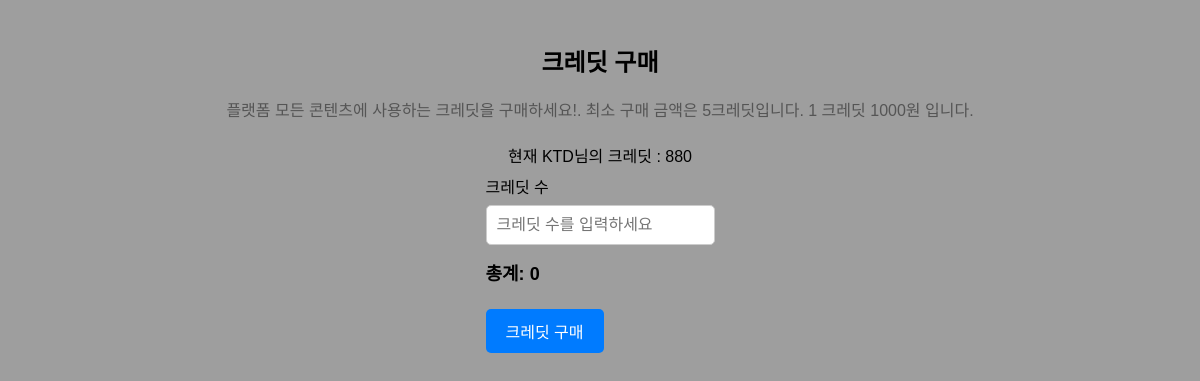
Before: /buy-credit/1 (signed in) with the older database file.
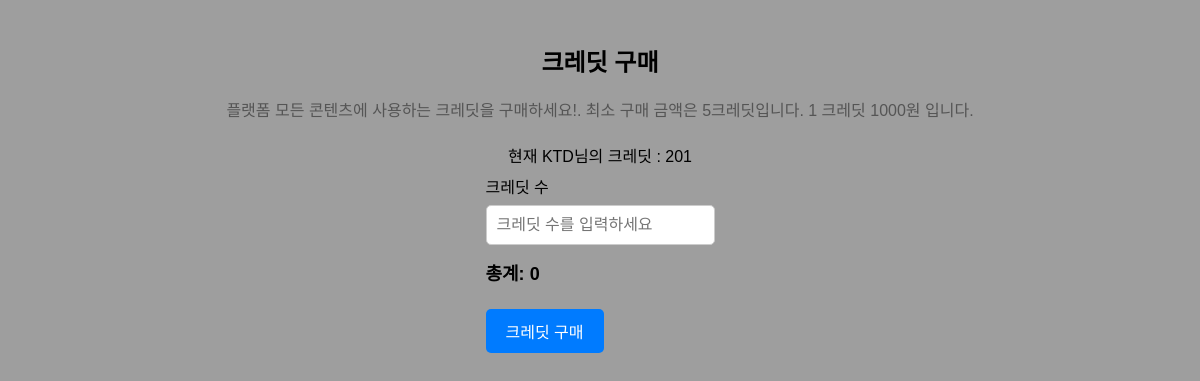
After: the same page with the newer database file.
### users/models.py (models this page shows, shortened)
class UserCredit(models.Model):
    user = models.OneToOneField(User, on_delete=models.CASCADE)
    credit = models.IntegerField(default=0)

### item_trade_page/views.py (the view)
# urls.py: path("buy-credit/<int:user_id>",views.credit_page, name = "credit_page"),
@login_required # 로그인이 필요한 뷰
def credit_page(request,user_id):
    user_credit = UserCredit.objects.get(user__id= user_id)
    return render(request, "item_trade_page/credit_page.html",{"user_credit":user_credit})

### item_trade_page/templates/item_trade_page/credit_page.html (shortened to what this page needs)
<!DOCTYPE html>
<html lang="en">
<head>
</head>
<body>
    <h1>크레딧 구매</h1>
    <p>플랫폼 모든 콘텐츠에 사용하는 크레딧을 구매하세요!. 최소 구매 금액은 5크레딧입니다. 1 크레딧 1000원 입니다.</p>
    <label for="credit">현재 {{user_credit.user.username}}님의 크레딧 : {{user_credit.credit}}</label>
    <form method="post" action="{% url 'item_trade:kakaopay' user.username %}">
        <div class="container">
            <div class="input-group">
                <label for="credit">크레딧 수</label>
                <input type="number" id="credit" name="credit" min="5" placeholder="크레딧 수를 입력하세요" oninput="calculateTotal()">
            </div>
            <div class="total">총계: <span id="total">0</span> </div>
            <button class="btn">크레딧 구매</button>
        </div>
    </form>
</body>
</html>

Changed rows visible on the page:
changed UserCredit "KTD": credit "880" → "201"
